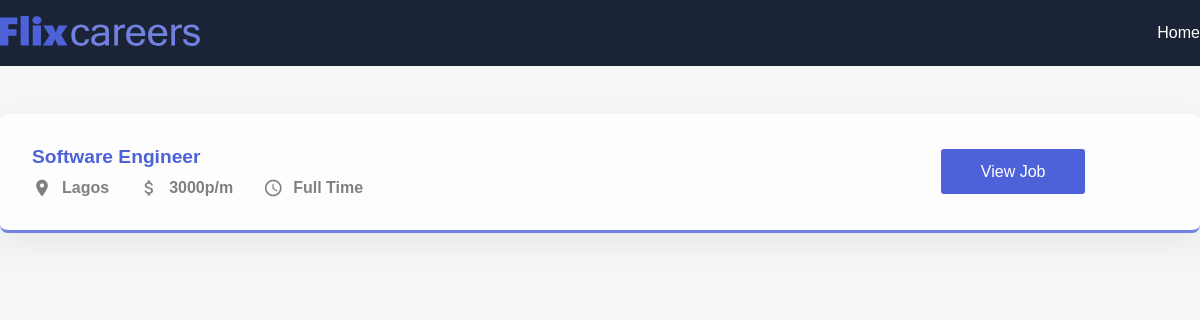
The page / on the database its author committed.
### app/models.py (models this page shows, shortened)
class JobPost(models.Model):
    JOBS_TYPE_CHOICES = [
        ('Full Time', 'Full Time'),
        ('Part Time', 'Part Time')
    ]
    title = models.CharField(max_length=200)
    description = models.TextField()
    date = models.DateTimeField(auto_now_add=True)
    expire = models.DateField(null=True)
    salary = models.IntegerField()
    url = models.SlugField(null=True, max_length=40, unique=True)
    location = models.OneToOneField(Location, on_delete=models.CASCADE, null=True)
    author = models.ForeignKey(Author, on_delete=models.CASCADE, null=True)
    skills = models.ManyToManyField(Skill)
    type = models.CharField(max_length=200, null=False, choices=JOBS_TYPE_CHOICES)

class Location(models.Model):
    street = models.CharField(max_length=200)
    city = models.CharField(max_length=200)
    state = models.CharField(max_length=200)
    zip = models.CharField(max_length=200)

### app/views.py (the view)
# urls.py: path('', views.job_list, name="jobs_home"),
def job_list(request):
    context = {
        "job_title": job,
    }
    return render(request, "app/index.html", context)

### app/templates/app/index.html (shortened to what this page needs)
{% extends 'base.html' %}
{% load static %}
{% block content %}
<section>
    <div class="container">
        {% for job in job_title %}
            <div class="post">
                <div class="job-info">
                    <h1 class="job-title">{{ job.title }}</h1>
                    <div class="job-des">
                        <div class="location item">
                            <span class="material-icons"> place </span>
                            <p>{{job.location.state}}</p>
                        </div>
                        <div class="budget item">
                            <span class="material-icons"> attach_money </span>
                            <p>{{job.salary}}p/m</p>
                        </div>
                        <div class="time item">
                            <span class="material-icons"> schedule </span>
                            <p>{{job.type}}</p>
                        </div>
                    </div>
                </div>
                <div class="buttons">
                    <a href="{% url 'jobs_detail' forloop.counter0 %}">
                    <button class="apply">
                        View Job
                    </button>
                </a>
                </div>
            </div>
        {% endfor %}
    </div>
</section>
{% endblock content %}

### templates/base.html (shortened to what this page needs)
<!DOCTYPE html>
<html lang="en">
  <head>
  </head>
  <body>
    {% load static %}
    <!DOCTYPE html>
    <html lang="en">
      <head>
        <link rel="stylesheet" href="{% static 'app/style.css' %}" />
      </head>
      <body>
        <header>
          <nav>
            <div class="container">
              <div class="logo">
                <img src="{% static 'app/logo.svg' %}" alt="" />
              </div>
              <div class="links">
                <a href="{% url 'jobs_home' %}" onclick="menu()">Home</a>
              </div>
            </div>
          </nav>
        </header>
        {% block content %}{% endblock content %}
      </body>
    </html>
  </body>
</html>

### app/static/app/style.css (style rules this page uses)
* { margin: 0; padding: 0; box-sizing: border-box; font-family: "Poppins", sans-serif; }
:root { --blue: #4d62d8; --lblue: #7281e0; --card: #fdfdfd; --shadow: #64646f17 0px 12px 29px 0px; --nav: #1b2436; }
body { background: #f5f6f5; }
button { border: none; outline: none; cursor: pointer; border-radius: 3px; }
nav { background: var(--nav); padding: 1em 0; }
a { text-decoration: none; color: white; }
.container { max-width: 1200px; margin: auto; }
nav .container { display: flex; align-items: center; justify-content: space-between; color: white; }
.logo { width: 200px; }
img { width: 100%; }
.links { display: flex; align-items: center; justify-content: center; }
.links a { color: white; margin-left: 30px; font-size: 1rem; font-weight: 400; }
.post { background: var(--card); border-radius: 8px; padding: 2em; box-shadow: var(--shadow); margin-top: 3em; display: grid; align-items: center; grid-template-columns: 8fr 2fr; border-bottom: 3px solid var(--lblue); }
.buttons { display: grid; grid-template-columns: repeat(1, 1fr); gap: 20px; }
.post:last-child { margin-bottom: 5em; }
.item { display: flex; align-items: center; margin-left: 30px; }
.item:first-child { margin-left: 0; }
.job-des { display: flex; align-items: center; }
.item span { margin-right: 10px; font-size: 20px !important; color: gray; }
.item p { font-size: 1rem; font-weight: 600; color: gray; }
.apply { background: var(--blue); height: 45px; padding: 0 40px; color: white; font-size: 1rem; font-weight: 500; }
.job-title { font-size: 1.2rem; font-weight: 600; margin-bottom: 10px; color: var(--blue); }
button { cursor: pointer; }

### rows shown on the page
JobPost: title "Software Engineer", location.state "Lagos", salary "3000", type "Full Time"
